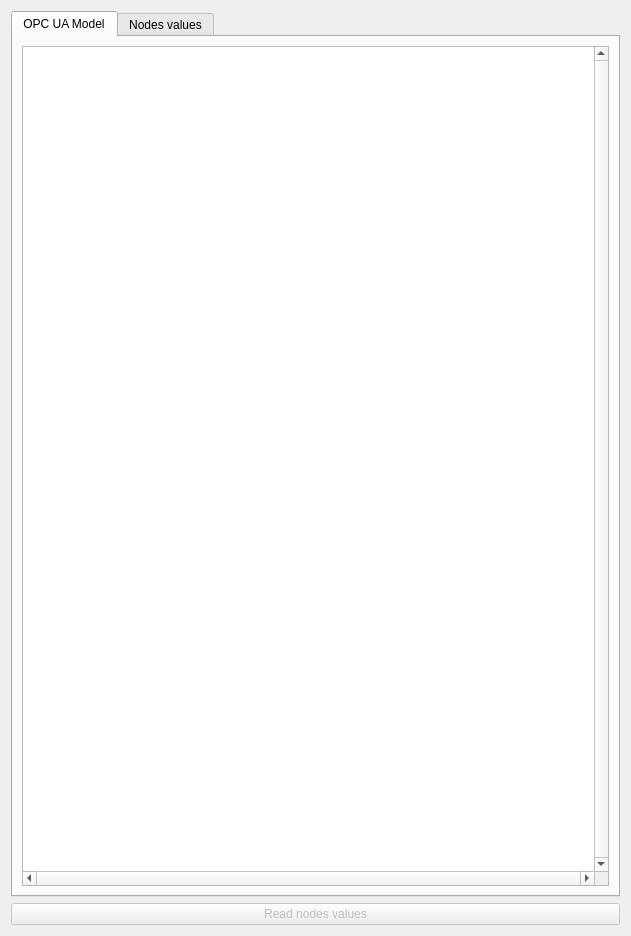
<?xml version="1.0" encoding="UTF-8"?>
<ui version="4.0">
 <class>qSlicerScadaOpcUaWidget</class>
 <widget class="QWidget" name="qSlicerScadaOpcUaWidget">
  <property name="geometry">
   <rect>
    <x>0</x>
    <y>0</y>
    <width>631</width>
    <height>936</height>
   </rect>
  </property>
  <property name="windowTitle">
   <string>Scada OPC UA control</string>
  </property>
  <layout class="QGridLayout" name="gridLayout">
   <item row="0" column="0">
    <widget class="QTabWidget" name="tabWidget">
     <property name="enabled">
      <bool>true</bool>
     </property>
     <property name="currentIndex">
      <number>0</number>
     </property>
     <widget class="QWidget" name="tab_OpcUaModel">
      <attribute name="title">
       <string>OPC UA Model</string>
      </attribute>
      <layout class="QGridLayout" name="gridLayout_33">
       <item row="0" column="0">
        <widget class="QTreeView" name="TreeView_OpcUaModel">
         <property name="verticalScrollBarPolicy">
          <enum>Qt::ScrollBarAlwaysOn</enum>
         </property>
         <property name="horizontalScrollBarPolicy">
          <enum>Qt::ScrollBarAlwaysOn</enum>
         </property>
        </widget>
       </item>
      </layout>
     </widget>
     <widget class="QWidget" name="tab_NodesValues">
      <attribute name="title">
       <string>Nodes values</string>
      </attribute>
      <layout class="QGridLayout" name="gridLayout_8">
       <item row="1" column="0">
        <widget class="QScrollArea" name="scrollArea">
         <property name="widgetResizable">
          <bool>true</bool>
         </property>
         <widget class="QWidget" name="scrollAreaWidgetContents">
          <property name="geometry">
           <rect>
            <x>0</x>
            <y>0</y>
            <width>589</width>
            <height>840</height>
           </rect>
          </property>
          <layout class="QGridLayout" name="gridLayout_31">
           <item row="0" column="0">
            <layout class="QGridLayout" name="gridLayout_7">
             <item row="0" column="0">
              <spacer name="verticalSpacer_2">
               <property name="orientation">
                <enum>Qt::Vertical</enum>
               </property>
               <property name="sizeHint" stdset="0">
                <size>
                 <width>20</width>
                 <height>40</height>
                </size>
               </property>
              </spacer>
             </item>
            </layout>
           </item>
          </layout>
         </widget>
        </widget>
       </item>
      </layout>
     </widget>
    </widget>
   </item>
   <item row="1" column="0">
    <widget class="QPushButton" name="PushButton_ReadNodesValues">
     <property name="enabled">
      <bool>false</bool>
     </property>
     <property name="text">
      <string>Read nodes values</string>
     </property>
    </widget>
   </item>
  </layout>
 </widget>
 <resources/>
 <connections/>
</ui>
